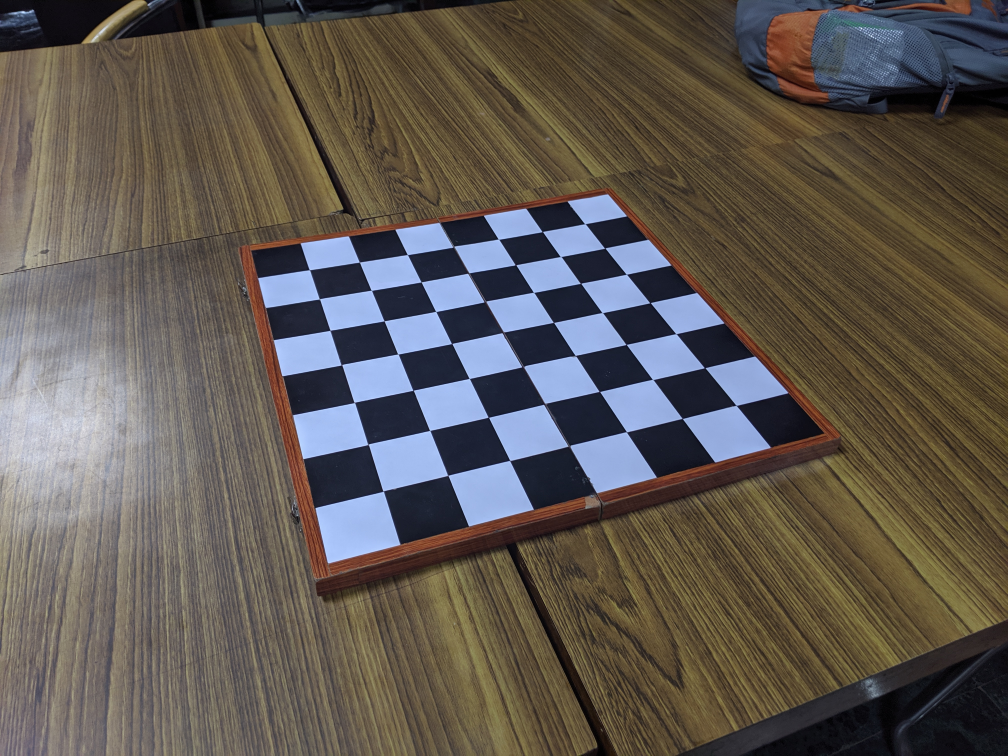
#> input picture CalibrationImages/Chess1.jpg, 4032 x 3024 px, given in place of marker7_2, which was not available (shown at 1/4 size)
$ python Assignment-4.py
#> lines starting #> are read from the running program, lines starting #| are printed output that depends on the picture; pictures that were not available may be replaced by others from this repository, and a replacement may not be noted
### New/source/objloader_simple.py
class OBJ:
    def __init__(self, filename, swapyz=False):
        """Loads a Wavefront OBJ file. """
        self.vertices = []
        self.normals = []
        self.texcoords = []
        self.faces = []
        material = None
        for line in open(filename, "r"):
            if line.startswith('#'): continue
            values = line.split()
            if not values: continue
            if values[0] == 'v':
                v = list(map(float, values[1:4]))
                if swapyz:
                    v = v[0], v[2], v[1]
                self.vertices.append(v)
            elif values[0] == 'vn':
                v = list(map(float, values[1:4]))
                if swapyz:
                    v = v[0], v[2], v[1]
                self.normals.append(v)
            elif values[0] == 'vt':
                self.texcoords.append(map(float, values[1:3]))
            # [4 lines of commented-out code are left out]
            elif values[0] == 'f':
                face = []
                texcoords = []
                norms = []
                for v in values[1:]:
                    w = v.split('/')
                    face.append(int(w[0]))
                    if len(w) >= 2 and len(w[1]) > 0:
                        texcoords.append(int(w[1]))
                    else:
                        texcoords.append(0)
                    if len(w) >= 3 and len(w[2]) > 0:
                        norms.append(int(w[2]))
                    else:
                        norms.append(0)
                #self.faces.append((face, norms, texcoords, material))
                self.faces.append((face, norms, texcoords))

# a = OBJ('../models/cow.obj')
# print(list(face for face in a.faces))

### New/source/Assignment-4.py
import os,glob,math,argparse
import cv2
import numpy as np
import Motion
from objloader_simple import *

### ======================================================================================================
### Get Intrinsic Matrix K
### ======================================================================================================

# [126 lines left out: functions getGrayImage, getK, getHomographyFromMatched, projection_matrix, getMatches, hex_to_rgb and 1 more, not called in this run]

### ======================================================================================================
### Intilizae Model, Marker and Descriptors
### ======================================================================================================

## ======================== Arguments ========================== ##

parser = argparse.ArgumentParser(description='Augmented reality application')
parser.add_argument('-r','--rectangle', help = 'draw rectangle delimiting target surface on frame', action = 'store_true')
parser.add_argument('-mk','--model_keypoints', help = 'draw model keypoints', action = 'store_true')
parser.add_argument('-fk','--frame_keypoints', help = 'draw frame keypoints', action = 'store_true')
parser.add_argument('-ma','--matches', help = 'draw matches between keypoints', action = 'store_true')
args = parser.parse_args()

## ======================== Camera Properties ========================== ##

homography = None
projection = None
# camera_parameters = getK()
camera_parameters = np.array([[517.23, 0, 309.16], [0, 379.5, 177.93], [0, 0, 1]],dtype=np.float32)

MIN_MATCHES = 10

## ==================== Marker and Model Load ======================== ##

## Load Marker
model1 = cv2.imread('../marker_archieved/marker7_2',0)
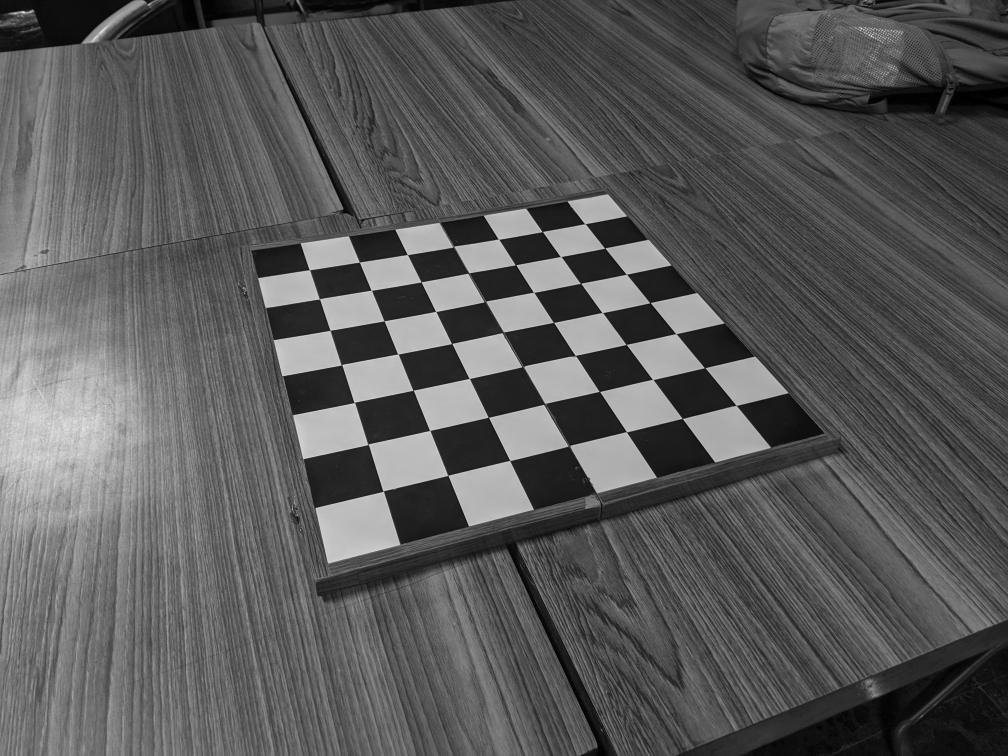
#> model1: shape (3024, 4032) (shown at 1/4 size); min 0, max 252, mean 89.6
model2 = cv2.imread('../marker_archieved/marker6_1',0)
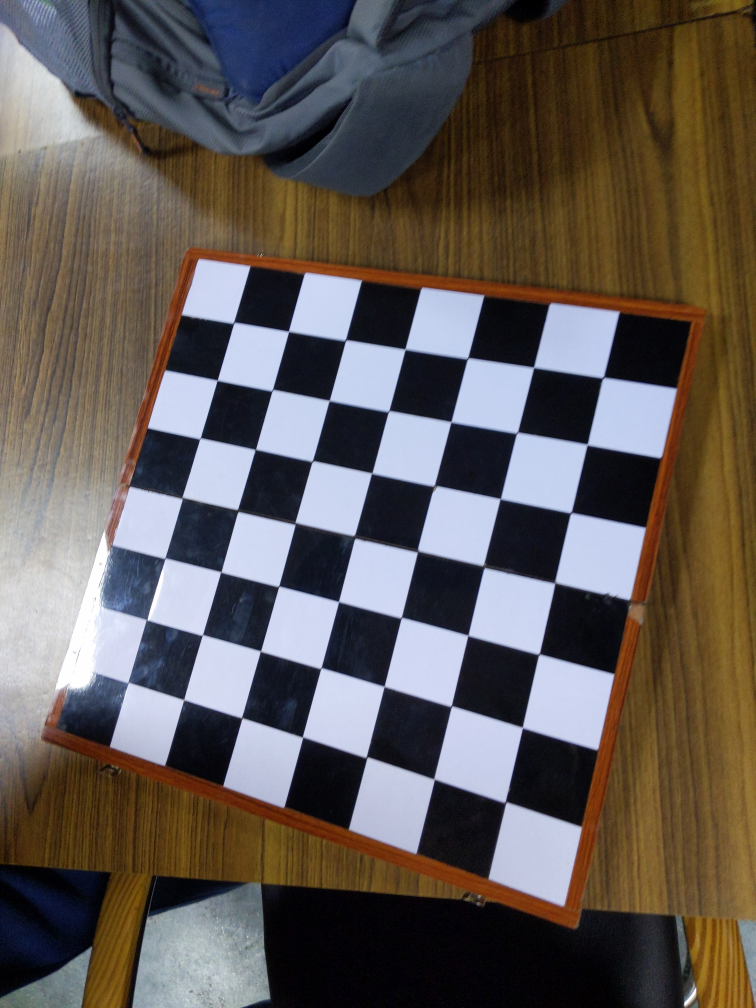
#> input picture CalibrationImages/Chess3.jpg, 3024 x 4032 px, given in place of marker6_1, which was not available (shown at 1/4 size)
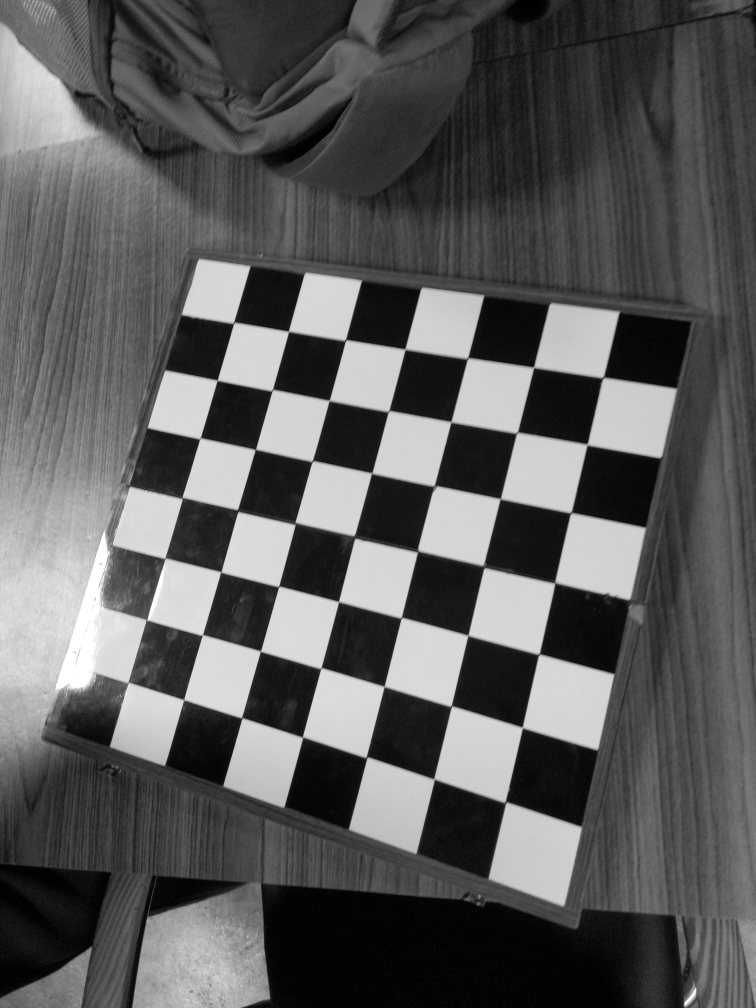
#> model2: shape (4032, 3024) (shown at 1/4 size); min 0, max 255, mean 91
# Load 3D model from OBJ file
obj = OBJ('../models/fox.obj', swapyz=True)
#> (the run stopped early here; a loop or call above may not have finished)
